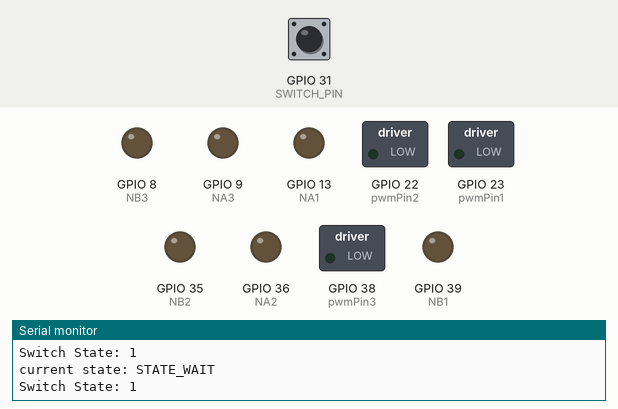
Simulated run of this sketch. Board: ESP32. Shown: switched loads named in the sketch (green lamp = pin HIGH), output pins drawn as LEDs (lit = HIGH), the last lines printed to the serial monitor. Dashed ring = blinking. Inputs (shaded band) come from the test bench; at power-on: GPIO 31 (SWITCH_PIN) HIGH.

Above: at 1.2 s.
1.3 s: GPIO 31 (SWITCH_PIN) pulled LOW for 0.15 s
At 2.6 s:
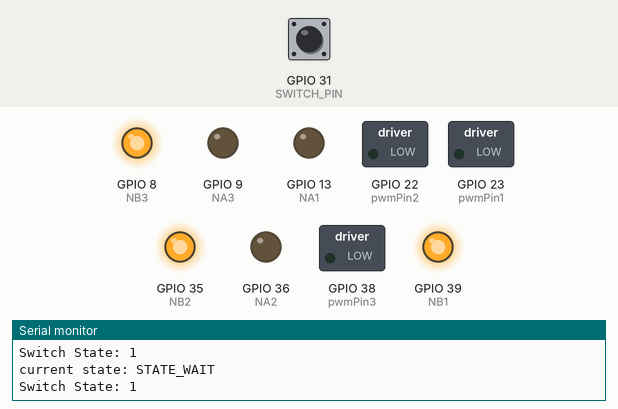
4.3 s: GPIO 31 (SWITCH_PIN) pulled LOW for 1 s
At 4.76 s:
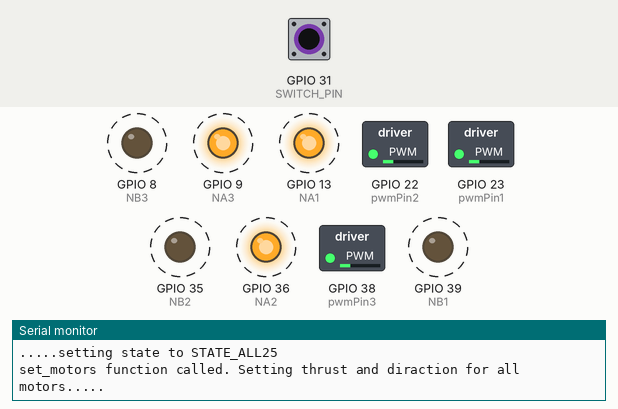
7.3 s: GPIO 31 (SWITCH_PIN) pulled LOW for 3.2 s
At 7.53 s:
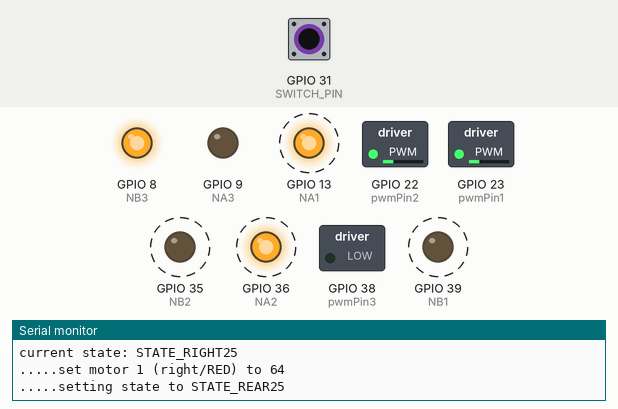
12.0 s: GPIO 31 (SWITCH_PIN) driven LOW
At 12.17 s:
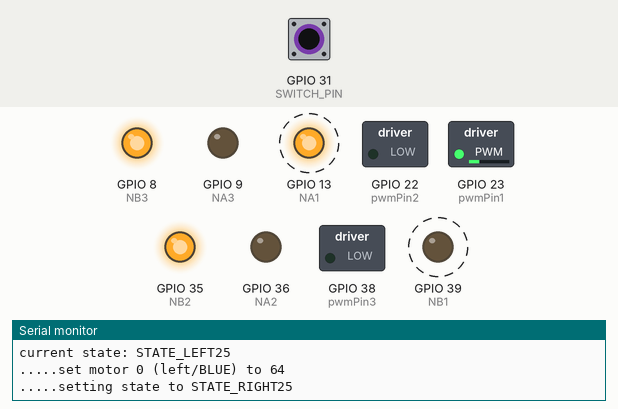
15.0 s: GPIO 31 (SWITCH_PIN) driven HIGH
At 15.8 s:
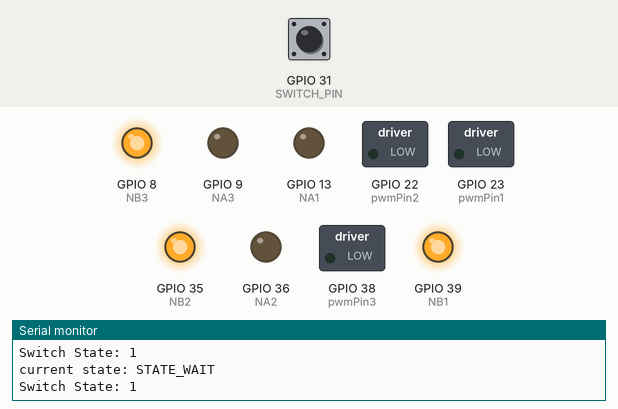
16.5 s: GPIO 31 (SWITCH_PIN) driven LOW
At 18.57 s:
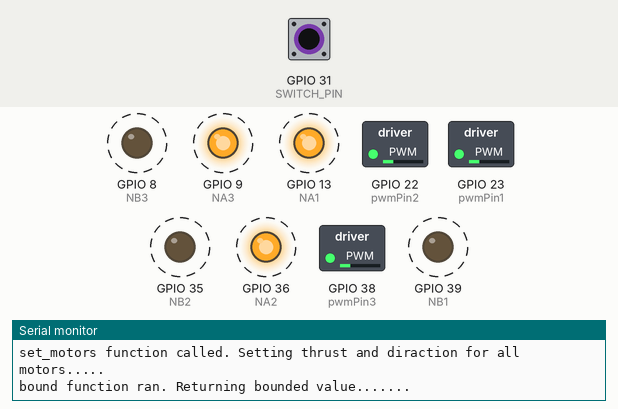
Timing chart, 0 to 20.5 s (numbered marks = the images above; inputs shaded):
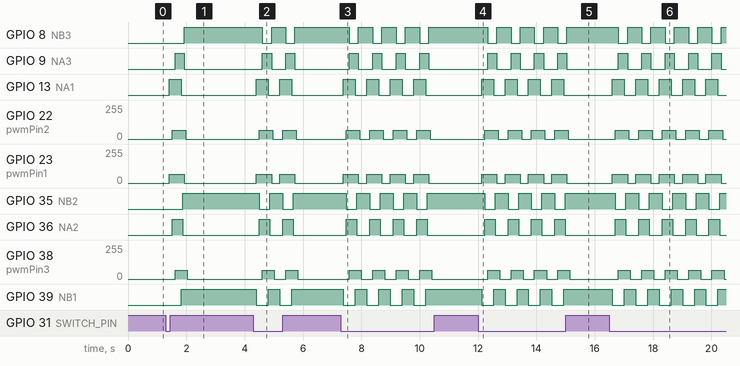

The sketch:

Project_4.ino
```cpp
#include <Arduino.h>

// Motor control pins
const int pwmPin1 = 23; // BLUE motor
const int pwmPin2 = 22; // BLACK motor
const int pwmPin3 = 38; // RED motor

const int NA1 = 13; // BLUE motor
const int NB1 = 39; // BLUE motor
const int NA2 = 36; // BLACK motor
const int NB2 = 35; // BLACK motor
const int NA3 = 9;  // RED motor
const int NB3 = 8;  // RED motor

#define SWITCH_PIN 31
int switchState = 0;

const int fsm_interval = 50; // FSM interval in milliseconds
const int duty = 64; // Duty cycle for motors (0 - 64 corresponds to 25%)

float motors_vals[3] = {0,0,0}; // Declare float to store motor values; set as empty

// Set possible states
enum {STATE_WAIT, STATE_LEFT25, STATE_RIGHT25, STATE_REAR25, STATE_ALL25, STATE_LEFT0, STATE_RIGHT0, STATE_REAR0, STATE_START};
unsigned char state = STATE_WAIT; // Initialize state to WAIT

// Time tracking
unsigned long last_time = 0;

void setup() {
  Serial.begin(9600); // Initialize serial communication for debugging

  pinMode(pwmPin1, OUTPUT);
  pinMode(NA1, OUTPUT); // Set NA1 as output
  pinMode(NB1, OUTPUT); // Set NB1 as output

  pinMode(pwmPin2, OUTPUT);
  pinMode(NA2, OUTPUT); // Set NA2 as output
  pinMode(NB2, OUTPUT); // Set NB2 as output

  pinMode(pwmPin3, OUTPUT); // Set the third motor pin as output
  pinMode(NA3, OUTPUT); // Set NA2 as output
  pinMode(NB3, OUTPUT); // Set NB2 as output

  pinMode(SWITCH_PIN, INPUT);
}

void loop() {
  // Call the FSM step function at regular intervals
  unsigned long current_time = millis();
  if (current_time - last_time > fsm_interval) {
    fsm_step();
    last_time = current_time;
  }
}

// Function to bound a value within a specified range
float bound(float value, float min_value, float max_value) {
  if (value < min_value) {
    return min_value;
  }
  if (value > max_value) {
    return max_value;
  }
  Serial.printf("bound function ran. Returning bounded value.......\n");
  return value;
}

// Function to set thrust and direction for a single motor
void set_motor(int motor, float val) {
  if (val < -64 || val > 64) {
    Serial.printf("val %f is out of range [-64, 64]. Calling bound.\n", val);
    val = bound(val, -64, 64);
  }

  if (motor == 0) {
    if (val > 0) {
      digitalWrite(NA1, HIGH); // Set direction for one motor forward
      digitalWrite(NB1, LOW);   // Ensure the opposite control is low
      analogWrite(pwmPin1, val); // Set PWM value
    } else {
      digitalWrite(NA1, LOW);   // Set direction for one motor backward
      digitalWrite(NB1, HIGH);  // Ensure the opposite control is high
      analogWrite(pwmPin1, -val); // Set PWM value (use -val as value cannot be negative)
    }
  } else if (motor == 1) {
    if (val > 0) {
      digitalWrite(NA2, HIGH); // Set direction for one motor forward
      digitalWrite(NB2, LOW);   // Ensure the opposite control is low
      analogWrite(pwmPin2, val); // Set PWM value
    } else {
      digitalWrite(NA2, LOW);   // Set direction for one motor backward
      digitalWrite(NB2, HIGH);  // Ensure the opposite control is high
      analogWrite(pwmPin2, -val); // Set PWM value (use -val as value cannot be negative)
    }
  } else if (motor == 2) {
    if (val > 0) {
      digitalWrite(NA3, HIGH); // Set direction for one motor forward
      digitalWrite(NB3, LOW);   // Ensure the opposite control is low
      analogWrite(pwmPin3, val); // Set PWM value
    } else {
      digitalWrite(NA3, LOW);   // Set direction for one motor backward
      digitalWrite(NB3, HIGH);  // Ensure the opposite control is high
      analogWrite(pwmPin3, -val); // Set PWM value (use -val as value cannot be negative)
    }
  }

}

// Function to set thrust and direction for multiple motors
void set_motors(float val[3]) {
  const float negative_gain[3] = {1.0, 1.0, 1.0};

  Serial.printf("set_motors function called. Setting thrust and diraction for all motors.....\n");
  for (int i = 0; i < 3; ++i) {
    if (val[i] < 0) {
      val[i] *= negative_gain[i];
    }
    val[i] = bound(val[i], -64, 64);    // Should this only be called if out of bounds?
    set_motor(i, val[i]);
  }
}

// FSM logic implementation
void fsm_step() {
  switch (state) {
    case STATE_WAIT:
      Serial.printf("current state: STATE_WAIT\n");
      switchState = digitalRead(SWITCH_PIN);
      Serial.printf("Switch State: %d\n", switchState);
      // If switch is pressed, change state to LEFT25
      if (digitalRead(SWITCH_PIN) == LOW) {
        Serial.printf(".....high digital read from switch pin. Setting state to STATE_LEFT25\n");
        state = STATE_LEFT25;
      }
      break;

    case STATE_LEFT25:
      Serial.printf("current state: STATE_LEFT25\n");
      set_motor(0, 64); // Ramp left motor to 25%
      Serial.printf(".....set motor 0 (left/BLUE) to 64\n");
      Serial.printf(".....setting state to STATE_RIGHT25\n");
      state = STATE_RIGHT25; // Transition to the next state
      break;

    case STATE_RIGHT25:
      Serial.printf("current state: STATE_RIGHT25\n");
      set_motor(1, 64); // Ramp right motor to 25%
      Serial.printf(".....set motor 1 (right/RED) to 64\n");
      Serial.printf(".....setting state to STATE_REAR25\n");
      state = STATE_REAR25; // Transition to the next state
      break;

    case STATE_REAR25:
      Serial.printf("current state: STATE_REAR25\n");
      set_motor(2, 64); // Ramp rear motor to 25%
      Serial.printf(".....set motor 2 (rear/BLACK) to 64\n");
      Serial.printf(".....setting state to STATE_ALL25\n");
      state = STATE_ALL25; // Transition to the next state
      break;

    case STATE_ALL25:
      for (int i=0; i<3; i++) {
        motors_vals[i] = -64;
      }

      set_motors(motors_vals); // Ramp all motors down
      state = STATE_LEFT0; // Transition to the next state
      break;

    case STATE_LEFT0:
      set_motor(0, 0); // Ramp left motor to 0%
      state = STATE_RIGHT0; // Transition to the next state
      break;

    case STATE_RIGHT0:
      set_motor(1, 0); // Ramp right motor to 0%
      state = STATE_REAR0; // Transition to the next state
      break;

    case STATE_REAR0:
      set_motor(2, 0); // Ramp rear motor to 0%
      state = STATE_START; // Transition to start
      break;

    case STATE_START:
      // After reaching zero, return to WAIT state
      state = STATE_WAIT;
      break;
  }
}
```

Measured:
- after the input at 1.3 s, GPIO 8 (NB3): LOW → HIGH after 0.62 s; GPIO 9 (NA3): LOW → HIGH after 0.31 s, → LOW 0.31 s later; GPIO 13 (NA1): LOW → HIGH after 0.11 s, → LOW 0.41 s later; GPIO 22 (pwmPin2): 0/255 → 64/255 after 0.21 s, → 0/255 0.47 s later; GPIO 23 (pwmPin1): 0/255 → 64/255 after 0.11 s, → 0/255 0.52 s later
- after the input at 4.3 s, GPIO 8 (NB3): alternates HIGH for 0.49 s and LOW for 0.31 s, 4 changes in all, then stays HIGH, starting after 0.31 s; GPIO 9 (NA3): alternates HIGH for 0.31 s and LOW for 0.49 s, 4 changes in all, then stays LOW, starting after 0.31 s
- after the input at 7.3 s, GPIO 8 (NB3): alternates HIGH for 0.49 s and LOW for 0.31 s, 8 changes in all, then stays HIGH, starting after 0.29 s; GPIO 9 (NA3): alternates HIGH for 0.31 s and LOW for 0.49 s, 8 changes in all, then stays LOW, starting after 0.29 s
- after the input at 12.0 s, GPIO 8 (NB3): alternates HIGH for 0.49 s and LOW for 0.31 s, starting after 0.33 s; GPIO 9 (NA3): alternates HIGH for 0.31 s and LOW for 0.49 s, starting after 0.33 s
- after the input at 15.0 s, GPIO 8 (NB3): goes on until 15.0 s, then stays HIGH; GPIO 9 (NA3): goes on until 15.0 s, then stays LOW; GPIO 13 (NA1): stays LOW (without the input it goes to HIGH after 0.33 s); GPIO 22 (pwmPin2), GPIO 38 (pwmPin3): goes on until 15.1 s, then stays 0/255; GPIO 23 (pwmPin1): goes on until 15.0 s, then stays 0/255
- after the input at 16.5 s, GPIO 8 (NB3): alternates HIGH for 0.49 s and LOW for 0.31 s, starting after 0.31 s; GPIO 9 (NA3): alternates HIGH for 0.31 s and LOW for 0.49 s, starting after 0.31 s
